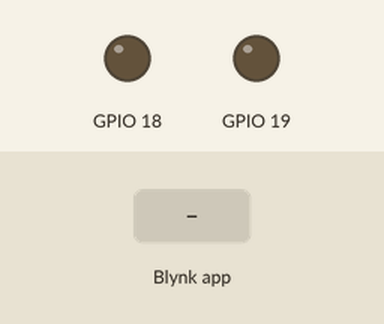
A sketch run on a simulated ESP32. Parts: output pins drawn as LEDs (lit = HIGH). Inputs (shaded band) come from the test bench. WiFi joins after 1.5 s; servers stay silent unless stated; what the sketch prints to the serial monitor is not drawn.

Above: at 2.8 s.
2.9 s: Blynk app writes 1 to V0
At 3.2 s:
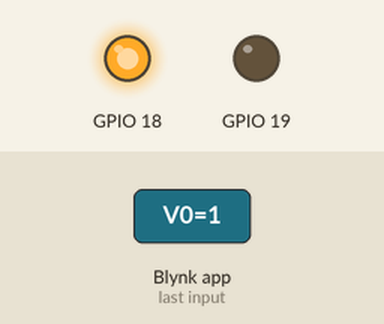
4.4 s: Blynk app writes 1 to V1
At 5.6 s:
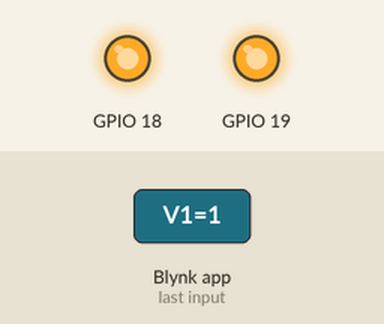
5.9 s: Blynk app writes 0 to V0
At 6.7 s:
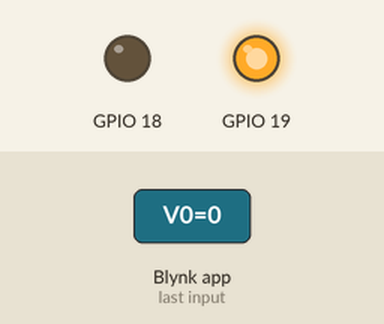
7.4 s: Blynk app writes 0 to V1
At 7.8 s:
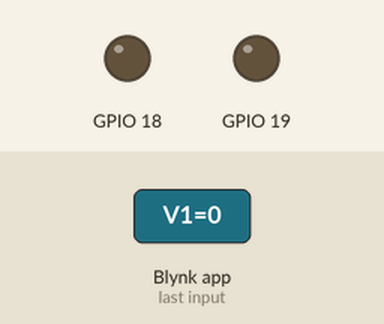
Timing chart, 0 to 9.9 s (numbered marks = the images above; inputs shaded):
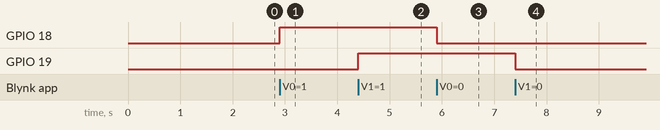

The sketch:

ControlPumpValve.ino
```cpp
/* Fill-in your Template ID (only if using Blynk.Cloud) */
#define BLYNK_TEMPLATE_ID "TMPLzJkCHRsa"
#define BLYNK_DEVICE_NAME "Farm"
#define BLYNK_AUTH_TOKEN "Zx9xyvvGnnV6VfPZok_AQQIy7hS_dIuz"
#include <BlynkSimpleEsp32.h>
//#include <TridentTD_LineNotify.h>

#define SSID        "D"
#define PASSWORD    "sssd1122"
#define LINE_TOKEN  "WjrtGQZjK0p2EDFdzATlF1Aw0EqIazKXXxyZWPgeprU"

#define BLYNK_PRINT Serial
BlynkTimer timer;


BLYNK_WRITE(V0)
{
  int State_DataV2 = param.asInt();
  if(State_DataV2 == 1){
    digitalWrite(18, HIGH);
  }else {
    digitalWrite(18, LOW);
  }
}

BLYNK_WRITE(V1)
{
  int State_DataV2 = param.asInt();
  if(State_DataV2 == 1){
    digitalWrite(19, HIGH);
  }else {
    digitalWrite(19, LOW);
  }
}

void setup()
{
  pinMode(18, OUTPUT);
  pinMode(19, OUTPUT);
  Serial.begin(115200);
  //Serial.println(LINE.getVersion());
  WiFi.begin(SSID, PASSWORD);
  Serial.printf("WiFi connecting to %s\n",  SSID);
  while(WiFi.status() != WL_CONNECTED) { Serial.print("."); delay(400); }
  Serial.printf("\nWiFi connected\nIP : ");
  Serial.println(WiFi.localIP());
  //LINE.setToken(LINE_TOKEN);
  Blynk.config(BLYNK_AUTH_TOKEN);
}

void loop()
{
  Blynk.run();
}
```

Measured:
- after the input at 2.9 s, GPIO 18: LOW → HIGH at once
- after the input at 4.4 s, GPIO 19: LOW → HIGH at once
- after the input at 5.9 s, GPIO 18: HIGH → LOW at once
- after the input at 7.4 s, GPIO 19: HIGH → LOW at once
